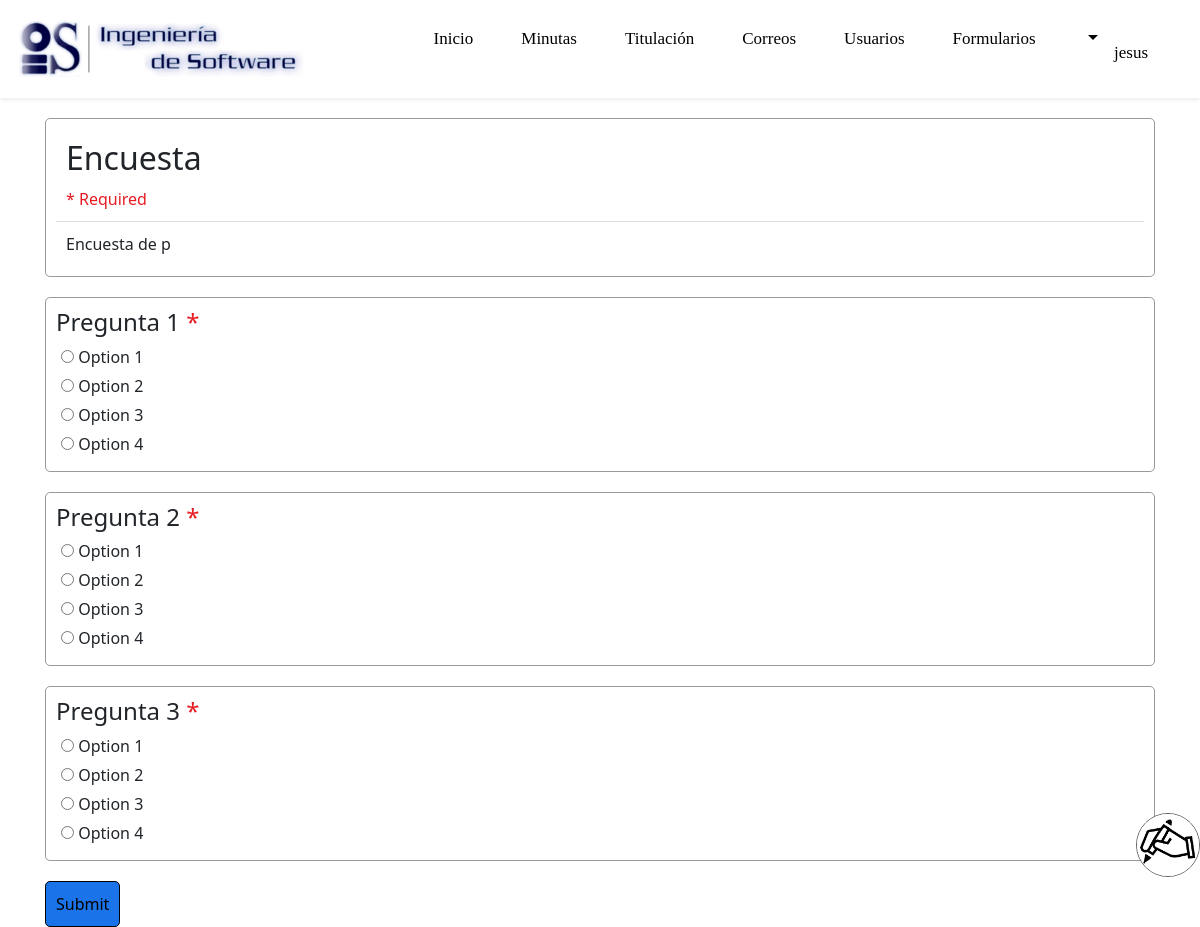
The page /forms/form/CUBvh0xuXGKrU6jzsw0S9jqRFs9PfY/viewform (signed in) on the database its author committed.
### usuario/models.py (models this page shows, shortened)
class CaseiUser(AbstractBaseUser, PermissionsMixin):
    nombre = models.CharField(max_length=100)
    email = models.EmailField(unique=True)
    telefono = models.CharField(max_length=15, validators=[RegexValidator(r'^\+?1?\d{9,15}$')])
    username = models.CharField(max_length=50, unique=True)
    password = models.CharField(max_length=100)
    is_active = models.BooleanField(default=True)
    is_staff = models.BooleanField(default=False)
    objects = CaseiUserManager()
    USERNAME_FIELD = 'username'
    EMAIL_FIELD = 'email'
    REQUIRED_FIELDS = ['email', 'nombre', 'telefono']

### formularios/models.py (models this page shows)
class Form(models.Model):
    code = models.CharField(max_length=30)
    title = models.CharField(max_length=200)
    description = models.CharField(max_length=10000, blank = True)
    creator = models.ForeignKey(CaseiUser, on_delete = models.CASCADE, related_name = "creator")
    background_color = models.CharField(max_length=20, default = "#d9efed")
    text_color = models.CharField(max_length=20, default="#272124")
    collect_email = models.BooleanField(default=False)
    authenticated_responder = models.BooleanField(default = False)
    edit_after_submit = models.BooleanField(default=False)
    confirmation_message = models.CharField(max_length = 10000, default = "Your response has been recorded.")
    is_quiz = models.BooleanField(default=False)
    allow_view_score = models.BooleanField(default= True)
    createdAt = models.DateTimeField(auto_now_add = True)
    updatedAt = models.DateTimeField(auto_now = True)
    questions = models.ManyToManyField(Questions, related_name = "questions")

class Questions(models.Model):
    question = models.CharField(max_length= 10000)
    question_type = models.CharField(max_length=20)
    required = models.BooleanField(default= False)
    answer_key = models.CharField(max_length = 5000, blank = True)
    score = models.IntegerField(blank = True, default=0)
    feedback = models.CharField(max_length = 5000, null = True)
    choices = models.ManyToManyField(Choices, related_name = "choices")

class Choices(models.Model):
    choice = models.CharField(max_length=5000)
    is_answer = models.BooleanField(default=False)

### formularios/views.py (the view)
# urls.py: path('form/<str:code>/viewform', views.view_form, name="view_form"),
def view_form(request, code):
    formInfo = Form.objects.filter(code = code)
    if formInfo.count() == 0:
        return HttpResponseRedirect(reverse('404'))
    else: formInfo = formInfo[0]
    if formInfo.authenticated_responder:
        if not request.user.is_authenticated:
            return HttpResponseRedirect(reverse("login"))
    return render(request, "index/view_form.html", {
        "form": formInfo
    })

### formularios/templates/index/view_form.html (shortened to what this page needs)
{% extends 'main.html' %}
{% load static %}
{% block head %}
<link rel="stylesheet" href="{% static 'index/style.css' %}">
<link rel="stylesheet" href="{% static 'index/HurlUI.css' %}">
{% endblock head %}
{% block content %}
<div class="container-fluid">
    <form class="container" method="POST" action="{% url 'submit_form' form.code %}" autocomplete="off">
        <div class="margin-top-bottom box question-box">
            <div class="form-title-box">
                <h1 class="form-title txtClr">{{form.title}}</h1>
                <p class="required-info">* Required</p>
            </div>
            <div class="form-description txtClr">{{form.description|linebreaksbr}}</div>
        </div>
        {% for question in form.questions.all %}
        <div class="margin-top-bottom box question-box">
            <h1 class="question-title txtClr">{{question.question}} {% if question.required %}<span class="require-star">*</span>{% endif %}</h1>
            {% if question.question_type == "short" %}
                <input type="text" name="{{question.id}}" class="short-answer" placeholder = "Your answer" {% if question.required %} required {% endif %}>
            {% elif question.question_type == "paragraph" %}
                <textarea name="{{question.id}}" placeholder="Your answer" class="long-answer textarea-adjust" {% if question.required %} required {% endif %}></textarea>
            {% elif question.question_type == "multiple choice" %}
                {% for choice in question.choices.all %}
                <div class="multiple-choice">
                    <input type="radio" name="{{question.id}}" id="{{choice.id}}" {% if question.required %} required {% endif %} value="{{choice.id}}">
                    <label for="{{choice.id}}" class="txtClr">{{choice.choice}}</label>
                </div>
                {% endfor %}
            {% endif %}
        </div>
        {% endfor %}
        <div class="margin-top-bottom">
            <input type="submit" value="Submit" class="btn btn-submit">
        </div>
    </form>
    {% if user == form.creator %}
        <a href="{% url 'edit_form' form.code %}">
            <img src="{% static 'Icon/question.png' %}" alt="Edit Question" title="Edit this form" class="edit-form-link">
        </a>
    {% endif %}
</div>
{% endblock content %}

### templates/main.html (shortened to what this page needs)
{% load static %}
<!DOCTYPE html>
<html lang="en">
    <head>
        <link rel="stylesheet" href="{%static '/bootstrap/css/bootstrap.min.css'%}">
        <link rel="stylesheet" href="{%static '/css/Navbar-Right-Links-Dark-icons.css'%}">
        {% block head %}
        {% endblock head %}
    </head>
    <body>
        <nav class="navbar navbar-light navbar-expand-lg fw-normal shadow-sm py-1">
            <div class="container-fluid">
                <nav class="navbar navbar-expand-lg">
                    <a class="navbar-brand">
                        <img src="{% static 'images/logo.png' %}" href="{% url 'home_page' %}" width="300" height="auto" class="img-fluid" alt="Logo">
                    </a>
                </nav>
                <div class="collapse navbar-collapse" id="navcol-5">
                    <ul class="navbar-nav ms-auto">
                        <li class="nav-item"><a class="nav-link active" href="{% url 'home_page' %}">Inicio</a></li>
                        <li class="nav-item"><a class="nav-link active" href="{% url 'consulta_minutas' %}">Minutas</a></li>
                        <li class="nav-item"><a class="nav-link active" href="{% url 'titulacion' %}">Titulación</a></li>
                        <li class="nav-item"><a class="nav-link active" href="{% url 'enviar_correo' %}">Correos</a></li>
                        <li class="nav-item"><a class="nav-link active" href="{% url 'usuarios' %}">Usuarios</a></li>
                        <li class="nav-item"><a class="nav-link active" href="{% url 'forms' %}">Formularios</a></li>
                        <div class="nav-item dropdown">
                            <a href="#" class="nav-link dropdown-toggle" data-bs-toggle="dropdown">
                                <span class="nav-item">{{user.nombre}}</span>
                            </a>
                        </div>
                    </ul>
                </div>
            </div>
        </nav>
        {% block content %}
        {% endblock content %}
    </body>
</html>

### static/index/style.css (style rules this page uses)
body { scroll-behavior: smooth; }
.nav-link { color: #000; text-decoration: none; }
.question-box { background-color: #FFF; }
.form-title { font-size: 2rem; font-weight: normal; margin: 10px; width: -webkit-fill-available; width: -moz-available; }
.form-description { font-size: 1rem; margin: 10px; width: -webkit-fill-available; width: -moz-available; }
.form-title-box { border-bottom: 1px solid #ddd; }
.question-title { font-size: 1.3rem; font-weight: normal; }
.require-star { color: #E71C23; }
.question-title { font-size: 1.5rem; width: 65%; }
.multiple-choice { width: 100%; margin: 5px; }
.btn-submit { background-color: #1a73e8; color: #fff; border: 1px solid #fff; cursor: pointer; }
.required-info { color: #E71C23; margin: 10px; }
.edit-form-link { width: 4rem; height: 4rem; position: fixed; bottom: 50px; right: 0%; border-radius: 50%; border: 1px solid #5f6368; }
.question-title { font-size: 1.5rem; }

### static/index/HurlUI.css (style rules this page uses)
body { margin: 0; padding: 0; }
.margin-top-bottom { margin: 20px 0; }
.container { padding-right: 15px; padding-left: 15px; margin-right: auto; margin-left: auto; }
.container-fluid { width: 100%; }
.btn { padding: 10px; border: 1px solid black; border-radius: 5px; text-decoration: none; font-size: 1rem; color: black; }
.box { padding: 10px; border: 1px solid #999; border-radius: 5px; width: -webkit-fill-available; width: -moz-available; }
.navbar .nav-item { display: block; text-align: center; padding: 14px 16px; font-size: 17px; float: right; }
.navbar .nav-item a { text-decoration: none; color: black; }
@media only screen and (min-width: 768px) { .container { width: 750px; } }
@media only screen and (min-width: 992px) { .container { width: 970px; } }
@media only screen and (min-width: 1200px) { .container { width: 1170px; } }

### templates/main.html (style rules this page uses)
html, body, .container-fluid { height: 100%; }
body { display: flex; flex-direction: column; min-height: 100vh; margin: 0; }

### rows shown on the page
CaseiUser: nombre "jesus"
Form: title "Encuesta", description "Encuesta de p"
Questions: question "Pregunta 1", required "☐ Option 1", required "☐ Option 2", required "☐ Option 3", required "☐ Option 4"
Choices: choice "Option 1"
Choices: choice "Option 2"
Choices: choice "Option 3"
Choices: choice "Option 4"
Questions: question "Pregunta 2", required "☐ Option 1", required "☐ Option 2", required "☐ Option 3", required "☐ Option 4"
Choices: choice "Option 1"
Choices: choice "Option 2"
Choices: choice "Option 3"
Choices: choice "Option 4"
Questions: question "Pregunta 3", required "☐ Option 1", required "☐ Option 2", required "☐ Option 3", required "☐ Option 4"
Choices: choice "Option 1"
Choices: choice "Option 2"
Choices: choice "Option 3"
Choices: choice "Option 4"
